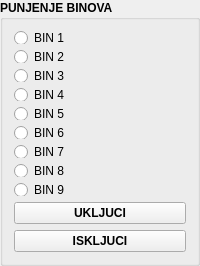
         <widget class="QGroupBox" name="groupBox_6">
          <property name="font">
           <font>
            <pointsize>9</pointsize>
            <weight>75</weight>
            <bold>true</bold>
           </font>
          </property>
          <property name="title">
           <string>PUNJENJE BINOVA</string>
          </property>
          <layout class="QVBoxLayout" name="verticalLayout_34">
           <item>
            <widget class="QRadioButton" name="srednji_bin1">
             <property name="sizePolicy">
              <sizepolicy hsizetype="Minimum" vsizetype="Fixed">
               <horstretch>0</horstretch>
               <verstretch>0</verstretch>
              </sizepolicy>
             </property>
             <property name="maximumSize">
              <size>
               <width>16777215</width>
               <height>13</height>
              </size>
             </property>
             <property name="font">
              <font>
               <pointsize>9</pointsize>
               <weight>50</weight>
               <bold>false</bold>
              </font>
             </property>
             <property name="text">
              <string>BIN 1</string>
             </property>
            </widget>
           </item>
           <item>
            <widget class="QRadioButton" name="srednji_bin2">
             <property name="sizePolicy">
              <sizepolicy hsizetype="Minimum" vsizetype="Fixed">
               <horstretch>0</horstretch>
               <verstretch>0</verstretch>
              </sizepolicy>
             </property>
             <property name="maximumSize">
              <size>
               <width>16777215</width>
               <height>13</height>
              </size>
             </property>
             <property name="font">
              <font>
               <pointsize>9</pointsize>
               <weight>50</weight>
               <bold>false</bold>
              </font>
             </property>
             <property name="text">
              <string>BIN 2</string>
             </property>
            </widget>
           </item>
           <item>
            <widget class="QRadioButton" name="srednji_bin3">
             <property name="sizePolicy">
              <sizepolicy hsizetype="Minimum" vsizetype="Fixed">
               <horstretch>0</horstretch>
               <verstretch>0</verstretch>
              </sizepolicy>
             </property>
             <property name="maximumSize">
              <size>
               <width>16777215</width>
               <height>13</height>
              </size>
             </property>
             <property name="font">
              <font>
               <pointsize>9</pointsize>
               <weight>50</weight>
               <bold>false</bold>
              </font>
             </property>
             <property name="text">
              <string>BIN 3</string>
             </property>
            </widget>
           </item>
           <item>
            <widget class="QRadioButton" name="srednji_bin4">
             <property name="sizePolicy">
              <sizepolicy hsizetype="Minimum" vsizetype="Fixed">
               <horstretch>0</horstretch>
               <verstretch>0</verstretch>
              </sizepolicy>
             </property>
             <property name="maximumSize">
              <size>
               <width>16777215</width>
               <height>13</height>
              </size>
             </property>
             <property name="font">
              <font>
               <pointsize>9</pointsize>
               <weight>50</weight>
               <bold>false</bold>
              </font>
             </property>
             <property name="text">
              <string>BIN 4</string>
             </property>
            </widget>
           </item>
           <item>
            <widget class="QRadioButton" name="srednji_bin5">
             <property name="sizePolicy">
              <sizepolicy hsizetype="Minimum" vsizetype="Fixed">
               <horstretch>0</horstretch>
               <verstretch>0</verstretch>
              </sizepolicy>
             </property>
             <property name="maximumSize">
              <size>
               <width>16777215</width>
               <height>13</height>
              </size>
             </property>
             <property name="font">
              <font>
               <pointsize>9</pointsize>
               <weight>50</weight>
               <bold>false</bold>
              </font>
             </property>
             <property name="text">
              <string>BIN 5</string>
             </property>
            </widget>
           </item>
           <item>
            <widget class="QRadioButton" name="srednji_bin6">
             <property name="sizePolicy">
              <sizepolicy hsizetype="Minimum" vsizetype="Fixed">
               <horstretch>0</horstretch>
               <verstretch>0</verstretch>
              </sizepolicy>
             </property>
             <property name="maximumSize">
              <size>
               <width>16777215</width>
               <height>13</height>
              </size>
             </property>
             <property name="font">
              <font>
               <pointsize>9</pointsize>
               <weight>50</weight>
               <bold>false</bold>
              </font>
             </property>
             <property name="text">
              <string>BIN 6</string>
             </property>
            </widget>
           </item>
           <item>
            <widget class="QRadioButton" name="srednji_bin7">
             <property name="sizePolicy">
              <sizepolicy hsizetype="Minimum" vsizetype="Fixed">
               <horstretch>0</horstretch>
               <verstretch>0</verstretch>
              </sizepolicy>
             </property>
             <property name="maximumSize">
              <size>
               <width>16777215</width>
               <height>13</height>
              </size>
             </property>
             <property name="font">
              <font>
               <pointsize>9</pointsize>
               <weight>50</weight>
               <bold>false</bold>
              </font>
             </property>
             <property name="text">
              <string>BIN 7</string>
             </property>
            </widget>
           </item>
           <item>
            <widget class="QRadioButton" name="srednji_bin8">
             <property name="sizePolicy">
              <sizepolicy hsizetype="Minimum" vsizetype="Fixed">
               <horstretch>0</horstretch>
               <verstretch>0</verstretch>
              </sizepolicy>
             </property>
             <property name="maximumSize">
              <size>
               <width>16777215</width>
               <height>13</height>
              </size>
             </property>
             <property name="font">
              <font>
               <pointsize>9</pointsize>
               <weight>50</weight>
               <bold>false</bold>
              </font>
             </property>
             <property name="text">
              <string>BIN 8</string>
             </property>
            </widget>
           </item>
           <item>
            <widget class="QRadioButton" name="srednji_bin9">
             <property name="sizePolicy">
              <sizepolicy hsizetype="Minimum" vsizetype="Fixed">
               <horstretch>0</horstretch>
               <verstretch>0</verstretch>
              </sizepolicy>
             </property>
             <property name="maximumSize">
              <size>
               <width>16777215</width>
               <height>13</height>
              </size>
             </property>
             <property name="font">
              <font>
               <pointsize>9</pointsize>
               <weight>50</weight>
               <bold>false</bold>
              </font>
             </property>
             <property name="text">
              <string>BIN 9</string>
             </property>
            </widget>
           </item>
           <item>
            <widget class="QPushButton" name="srednji_dugme_ukljuci">
             <property name="text">
              <string>UKLJUCI</string>
             </property>
            </widget>
           </item>
           <item>
            <widget class="QPushButton" name="srednji_dugme_iskljuci">
             <property name="text">
              <string>ISKLJUCI</string>
             </property>
            </widget>
           </item>
          </layout>
         </widget>
